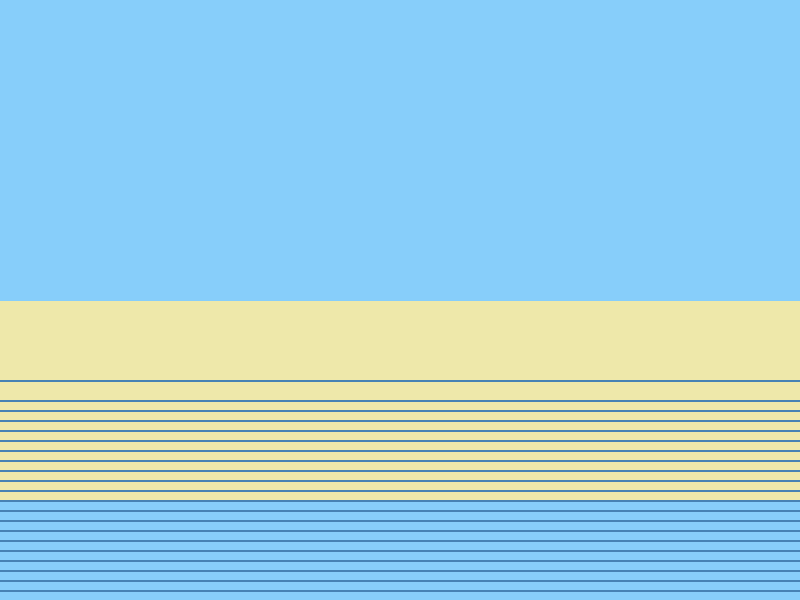

This figure's Python source:
from PIL import Image, ImageDraw

# Создаем изображение размером 800x600 пикселей
image = Image.new('RGB', (800, 600), (135, 206, 250))  # Используем цвет неба

draw = ImageDraw.Draw(image)

# Рисуем линию для песчаного берега
draw.line([(0, 400), (800, 400)], fill=(238, 232, 170), width=200)

# Рисуем волны на море
wave_color = (50, 100, 120)  # Используем цвет воды
amplitude = 180  # Высота волн
frequency = 140  # Частота волн

for y in range(410, 600, 10):
    draw.line([(0, y), (800, y)], fill=wave_color, width=2)
    draw.line([(0, y + amplitude), (800, y + amplitude)], fill=wave_color, width=2)

    amplitude *= -1  # Чтобы волны менялись

# Сохраняем изображение
image.save("sea.png")